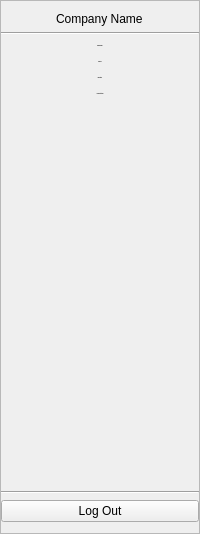
         <widget class="QFrame" name="frame_4">
          <property name="minimumSize">
           <size>
            <width>150</width>
            <height>0</height>
           </size>
          </property>
          <property name="frameShape">
           <enum>QFrame::StyledPanel</enum>
          </property>
          <property name="frameShadow">
           <enum>QFrame::Sunken</enum>
          </property>
          <layout class="QVBoxLayout" name="verticalLayout_3">
           <property name="leftMargin">
            <number>0</number>
           </property>
           <property name="rightMargin">
            <number>0</number>
           </property>
           <item alignment="Qt::AlignHCenter">
            <widget class="QLabel" name="cNameData">
             <property name="text">
              <string>Company Name</string>
             </property>
             <property name="textFormat">
              <enum>Qt::PlainText</enum>
             </property>
             <property name="margin">
              <number>1</number>
             </property>
            </widget>
           </item>
           <item>
            <widget class="Line" name="line">
             <property name="orientation">
              <enum>Qt::Horizontal</enum>
             </property>
            </widget>
           </item>
           <item>
            <widget class="QPushButton" name="dashboardBtn">
             <property name="enabled">
              <bool>true</bool>
             </property>
             <property name="font">
              <font>
               <family>Segoe UI</family>
               <pointsize>-1</pointsize>
               <weight>75</weight>
               <bold>true</bold>
              </font>
             </property>
             <property name="text">
              <string>Dashboard</string>
             </property>
             <property name="checkable">
              <bool>true</bool>
             </property>
             <property name="checked">
              <bool>false</bool>
             </property>
             <property name="flat">
              <bool>true</bool>
             </property>
            </widget>
           </item>
           <item>
            <widget class="QPushButton" name="invoiceBtn">
             <property name="font">
              <font>
               <family>Segoe UI</family>
               <pointsize>-1</pointsize>
               <weight>75</weight>
               <bold>true</bold>
              </font>
             </property>
             <property name="text">
              <string>Invoice</string>
             </property>
             <property name="checkable">
              <bool>true</bool>
             </property>
             <property name="flat">
              <bool>true</bool>
             </property>
            </widget>
           </item>
           <item>
            <widget class="QPushButton" name="inventoryBtn">
             <property name="font">
              <font>
               <family>Segoe UI</family>
               <pointsize>-1</pointsize>
               <weight>75</weight>
               <bold>true</bold>
              </font>
             </property>
             <property name="text">
              <string>Inventory</string>
             </property>
             <property name="checkable">
              <bool>true</bool>
             </property>
             <property name="flat">
              <bool>true</bool>
             </property>
            </widget>
           </item>
           <item>
            <widget class="QPushButton" name="accountSetupBtn">
             <property name="font">
              <font>
               <family>Segoe UI</family>
               <pointsize>-1</pointsize>
               <weight>75</weight>
               <italic>false</italic>
               <bold>true</bold>
              </font>
             </property>
             <property name="text">
              <string>Account Setup</string>
             </property>
             <property name="checkable">
              <bool>false</bool>
             </property>
             <property name="default">
              <bool>false</bool>
             </property>
             <property name="flat">
              <bool>true</bool>
             </property>
            </widget>
           </item>
           <item>
            <spacer name="verticalSpacer_4">
             <property name="orientation">
              <enum>Qt::Vertical</enum>
             </property>
             <property name="sizeHint" stdset="0">
              <size>
               <width>20</width>
               <height>386</height>
              </size>
             </property>
            </spacer>
           </item>
           <item>
            <widget class="Line" name="line_2">
             <property name="orientation">
              <enum>Qt::Horizontal</enum>
             </property>
            </widget>
           </item>
           <item>
            <widget class="QPushButton" name="logOutBtn">
             <property name="text">
              <string>Log Out</string>
             </property>
            </widget>
           </item>
          </layout>
         </widget>
